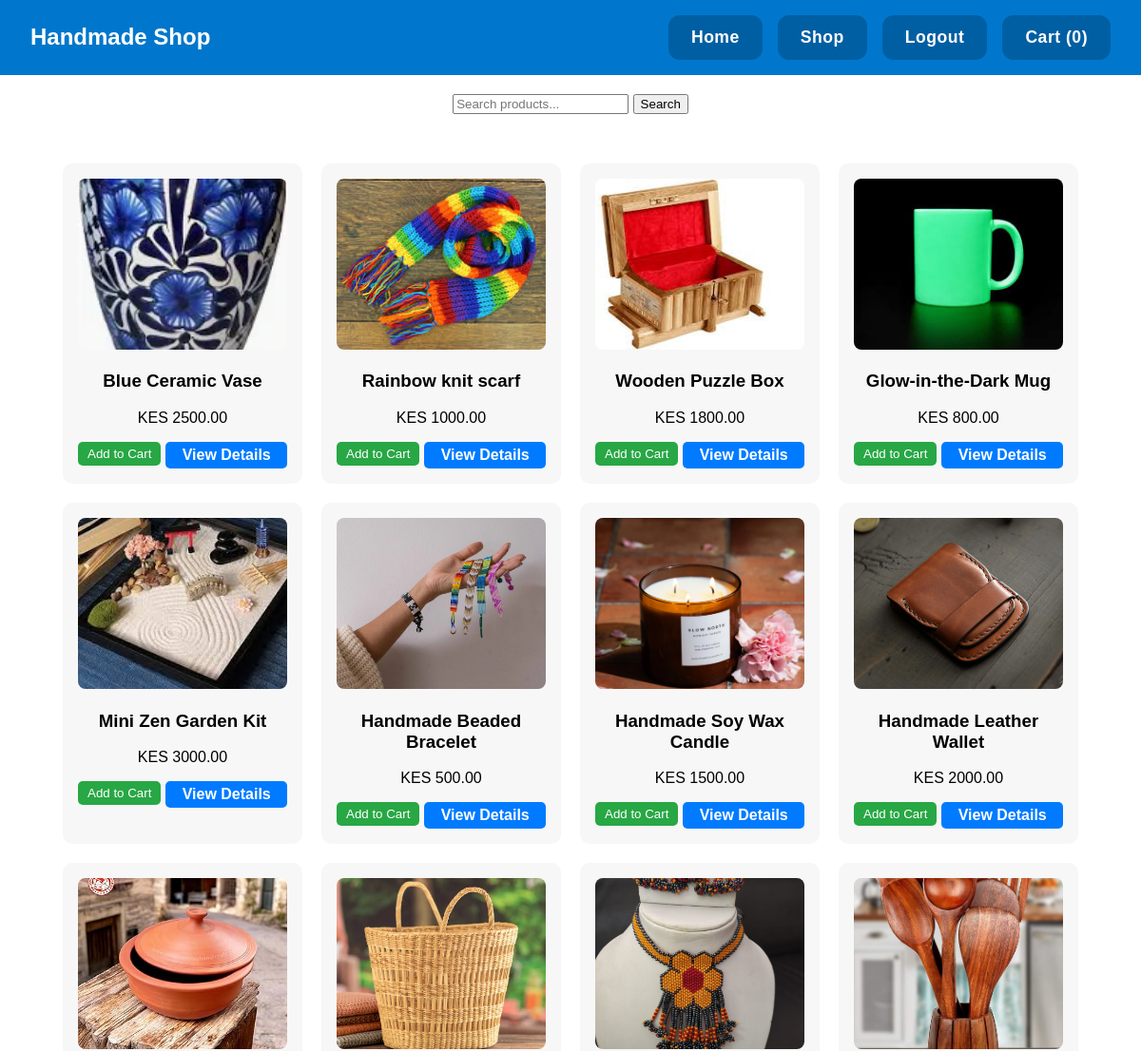
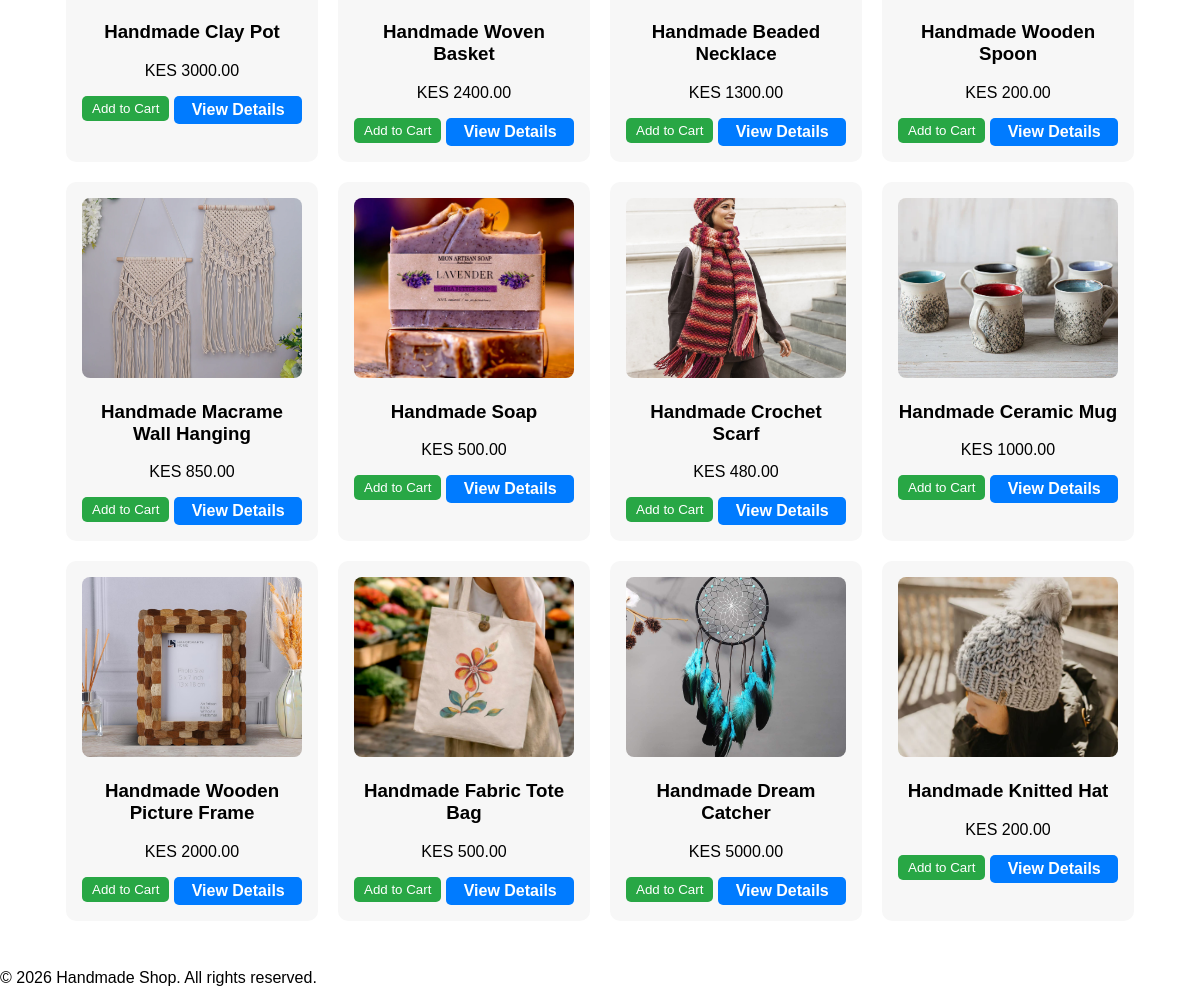
/shop/ (signed in), run on the app's committed database (2 pictures, top to bottom).
### products/models.py (models this page shows, shortened)
class Product(models.Model):
    name = models.CharField(max_length=200)
    description = models.TextField()
    price = models.DecimalField(max_digits=10, decimal_places=2)
    image = models.ImageField(upload_to='products/')
    artist = models.ForeignKey('Artist', on_delete=models.CASCADE, related_name='products')
    is_featured = models.BooleanField(default=False)

### products/views.py (the view)
# urls.py: path('shop/', views.shop, name='shop'),  # Shop page
def shop(request):
    query = request.GET.get('q')
    if query:
        products = Product.objects.filter(name__icontains=query)
    else:
        products = Product.objects.all()
    return render(request, 'products/product_list.html', {'products': products})

### products/context_processors.py (called while the page is built)
def cart_items_count(request):
    cart = request.session.get('cart', {})
    total_item = sum(cart.values())
    return {'cart_items_count': total_item}

### products/templates/products/product_list.html (shortened to what this page needs)
{% extends 'base.html' %}
{% block content %}
<form method="GET" action="{% url 'shop' %}" style="text-align:center; margin:20px;" >
    <input type="text" name="q" placeholder="Search products...">
    <button type="submit">Search</button>
</form>
<div class="product-grid">
    {% for product in products %}
    <div class="product-card">
        <img src="{{ product.image.url }}" alt="{{ product.name }}">
        <h3>{{ product.name }}</h3>
        <p>KES {{ product.price }}</p>
        <div class="product-actions">
            <form method="POST" action="{% url 'add_to_cart' product.id %}">
            <button class="add-to-cart" data-product-id="{{ product.id }}">Add to Cart</button>
            </form>
            <a href="{% url 'product_detail' product.id %}" class="btn view-details">View Details</a>
        </div>
    </div>
    {%empty%}
    <p style="text-align:center;">No products found.</p>
    {% endfor %}
</div>
{% endblock %}

### static/css/style.css (style rules this page uses)
body { font-family: Arial, sans-serif; margin: 0; padding: 0; }
h1, h2, h3 { text-align: center; }
.btn { display: inline-block; background-color: #0077cc; color: white; padding: 0.7rem 1.2rem; border: none; border-radius: 6px; cursor: pointer; text-decoration: none; font-weight: 600; transition: background-color 0.3s ease, transform 0.2s ease; }
.products-container, .product-grid { display: flex; flex-wrap: wrap; justify-content: center; gap: 20px; padding: 2rem; }
.product-card { background: #f7f7f7; padding: 1rem; border-radius: 10px; text-align: center; width: 220px; transition: transform 0.3s ease, box-shadow 0.3s ease; }
.product-card img { width: 100%; height: 180px; object-fit: cover; border-radius: 8px; }
.product-buttons, .product-actions { display: flex; justify-content: space-between; margin-top: 10px; }
.add-to-cart { background: #28a745; color: white; border: none; padding: 5px 10px; cursor: pointer; border-radius: 5px; flex: 1; margin-right: 5px; }
.view-details { background: #007bff; color: white; padding: 5px 10px; text-decoration: none; border-radius: 5px; flex: 1; }

### data on the page
Product: image (picture), name "Blue Ceramic Vase", price "2500.00"
Product: image (picture), name "Rainbow knit scarf", price "1000.00"
Product: image (picture), name "Wooden Puzzle Box", price "1800.00"
Product: image (picture), name "Glow-in-the-Dark Mug", price "800.00"
Product: image (picture), name "Mini Zen Garden Kit", price "3000.00"
Product: image (picture), name "Handmade Beaded Bracelet", price "500.00"
Product: image (picture), name "Handmade Soy Wax Candle", price "1500.00"
Product: image (picture), name "Handmade Leather Wallet", price "2000.00"
Product: image (picture), name "Handmade Clay Pot", price "3000.00"
Product: image (picture), name "Handmade Woven Basket", price "2400.00"
Product: image (picture), name "Handmade Beaded Necklace", price "1300.00"
Product: image (picture), name "Handmade Wooden Spoon", price "200.00"
Product: image (picture), name "Handmade Macrame Wall Hanging", price "850.00"
Product: image (picture), name "Handmade Soap", price "500.00"
Product: image (picture), name "Handmade Crochet Scarf", price "480.00"
Product: image (picture), name "Handmade Ceramic Mug", price "1000.00"
Product: image (picture), name "Handmade Wooden Picture Frame", price "2000.00"
Product: image (picture), name "Handmade Fabric Tote Bag", price "500.00"
Product: image (picture), name "Handmade Dream Catcher", price "5000.00"
Product: image (picture), name "Handmade Knitted Hat", price "200.00"

### other printed values
{{ cart_items_count }} "0"
